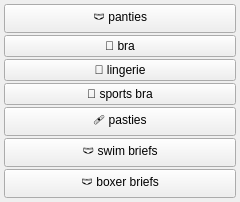
<?xml version="1.0" encoding="UTF-8"?>
<ui version="4.0">
 <class>clothes_panties_menu</class>
 <widget class="QWidget" name="clothes_panties_menu">
  <property name="geometry">
   <rect><x>0</x><y>0</y><width>240</width><height>60</height></rect>
  </property>
  <layout class="QGridLayout" name="grid">
   <property name="leftMargin"><number>4</number></property>
   <property name="topMargin"><number>4</number></property>
   <property name="rightMargin"><number>4</number></property>
   <property name="bottomMargin"><number>4</number></property>
   <property name="horizontalSpacing"><number>2</number></property>
   <property name="verticalSpacing"><number>2</number></property>
   <item row="0" column="0">
    <widget class="QPushButton" name="chk_panties">
     <property name="checkable"><bool>true</bool></property>
     <property name="text"><string>🩲 panties</string></property>
     <property name="tags" stdset="0"><string>panties</string></property>
     <property name="group" stdset="0"><string>panties</string></property>
    </widget>
   </item>
   <item row="1" column="0">
    <widget class="QPushButton" name="chk_bra">
     <property name="checkable"><bool>true</bool></property>
     <property name="text"><string>👙 bra</string></property>
     <property name="tags" stdset="0"><string>bra</string></property>
     <property name="group" stdset="0"><string>panties</string></property>
    </widget>
   </item>
   <item row="2" column="0">
    <widget class="QPushButton" name="chk_lingerie">
     <property name="checkable"><bool>true</bool></property>
     <property name="text"><string>👙 lingerie</string></property>
     <property name="tags" stdset="0"><string>lingerie</string></property>
     <property name="group" stdset="0"><string>panties</string></property>
    </widget>
   </item>
   <item row="3" column="0">
    <widget class="QPushButton" name="chk_sports_bra">
     <property name="checkable"><bool>true</bool></property>
     <property name="text"><string>👙 sports bra</string></property>
     <property name="tags" stdset="0"><string>sports bra</string></property>
     <property name="group" stdset="0"><string>panties</string></property>
    </widget>
   </item>
   <item row="4" column="0">
    <widget class="QPushButton" name="chk_pasties">
     <property name="checkable"><bool>true</bool></property>
     <property name="text"><string>🩹 pasties</string></property>
     <property name="tags" stdset="0"><string>pasties</string></property>
     <property name="group" stdset="0"><string>panties</string></property>
    </widget>
   </item>
   <item row="5" column="0">
    <widget class="QPushButton" name="chk_swim_briefs">
     <property name="checkable"><bool>true</bool></property>
     <property name="text"><string>🩲 swim briefs</string></property>
     <property name="tags" stdset="0"><string>swim briefs</string></property>
     <property name="group" stdset="0"><string>panties</string></property>
    </widget>
   </item>
   <item row="6" column="0">
    <widget class="QPushButton" name="chk_boxer_briefs">
     <property name="checkable"><bool>true</bool></property>
     <property name="text"><string>🩲 boxer briefs</string></property>
     <property name="tags" stdset="0"><string>boxer briefs</string></property>
     <property name="group" stdset="0"><string>panties</string></property>
    </widget>
   </item>
  </layout>
 </widget>
 <resources/>
 <connections/>
</ui>
